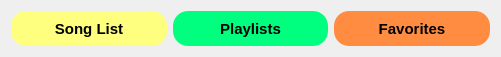
   <widget class="QFrame" name="frame_7">
    <property name="geometry">
     <rect>
      <x>340</x>
      <y>430</y>
      <width>501</width>
      <height>51</height>
     </rect>
    </property>
    <property name="frameShape">
     <enum>QFrame::NoFrame</enum>
    </property>
    <property name="frameShadow">
     <enum>QFrame::Raised</enum>
    </property>
    <layout class="QHBoxLayout" name="horizontalLayout_5">
     <item>
      <widget class="QPushButton" name="song_list_btn">
       <property name="minimumSize">
        <size>
         <width>0</width>
         <height>35</height>
        </size>
       </property>
       <property name="font">
        <font>
         <pointsize>11</pointsize>
         <weight>75</weight>
         <bold>true</bold>
        </font>
       </property>
       <property name="cursor">
        <cursorShape>PointingHandCursor</cursorShape>
       </property>
       <property name="styleSheet">
        <string notr="true">background-color: rgb(255, 255, 127);
border-radius:15px;</string>
       </property>
       <property name="text">
        <string>Song List</string>
       </property>
      </widget>
     </item>
     <item>
      <widget class="QPushButton" name="playlists_btn">
       <property name="minimumSize">
        <size>
         <width>0</width>
         <height>35</height>
        </size>
       </property>
       <property name="font">
        <font>
         <pointsize>11</pointsize>
         <weight>75</weight>
         <bold>true</bold>
        </font>
       </property>
       <property name="cursor">
        <cursorShape>PointingHandCursor</cursorShape>
       </property>
       <property name="styleSheet">
        <string notr="true">background-color: rgb(0, 255, 127);
border-radius:15px;</string>
       </property>
       <property name="text">
        <string>Playlists</string>
       </property>
      </widget>
     </item>
     <item>
      <widget class="QPushButton" name="favorites_btn">
       <property name="minimumSize">
        <size>
         <width>0</width>
         <height>35</height>
        </size>
       </property>
       <property name="font">
        <font>
         <pointsize>11</pointsize>
         <weight>75</weight>
         <bold>true</bold>
        </font>
       </property>
       <property name="cursor">
        <cursorShape>PointingHandCursor</cursorShape>
       </property>
       <property name="styleSheet">
        <string notr="true">background-color: rgb(255, 140, 64);
border-radius:15px;</string>
       </property>
       <property name="text">
        <string>Favorites</string>
       </property>
      </widget>
     </item>
    </layout>
   </widget>
